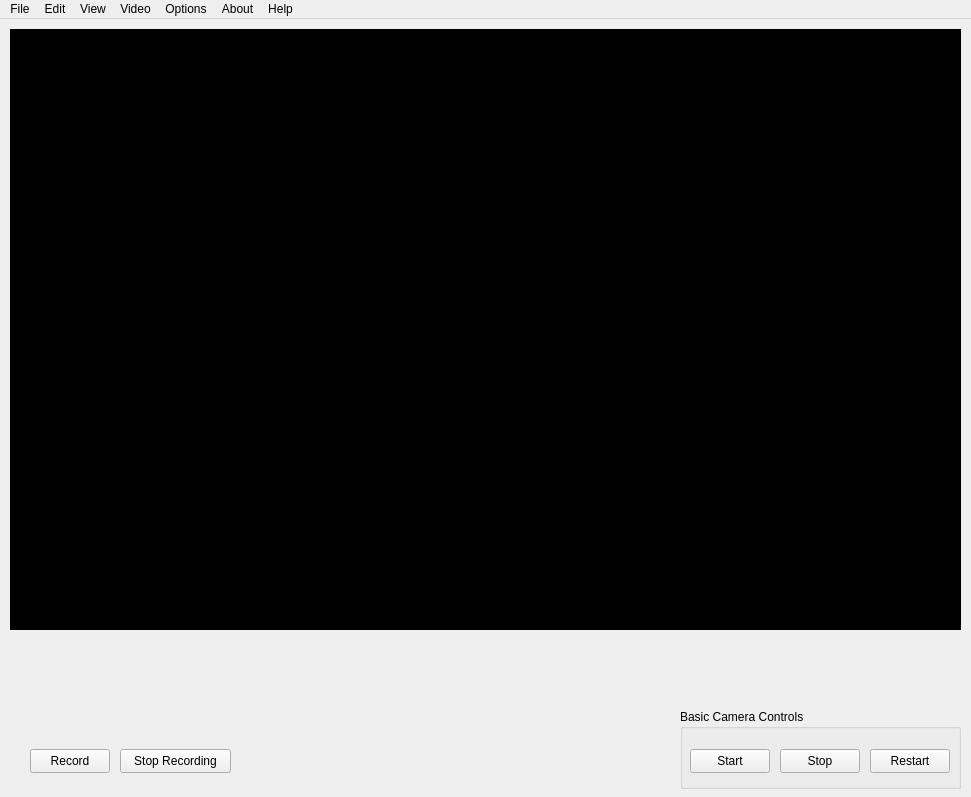
<?xml version="1.0" encoding="UTF-8"?>
<ui version="4.0">
 <class>MainWindowClass</class>
 <widget class="QMainWindow" name="MainWindowClass">
  <property name="geometry">
   <rect>
    <x>0</x>
    <y>0</y>
    <width>971</width>
    <height>797</height>
   </rect>
  </property>
  <property name="windowTitle">
   <string>MainWindow</string>
  </property>
  <widget class="QWidget" name="centralWidget">
   <widget class="QLabel" name="video">
    <property name="geometry">
     <rect>
      <x>10</x>
      <y>10</y>
      <width>951</width>
      <height>601</height>
     </rect>
    </property>
    <property name="styleSheet">
     <string notr="true">background: black;</string>
    </property>
    <property name="text">
     <string/>
    </property>
   </widget>
   <widget class="QGroupBox" name="groupBox">
    <property name="geometry">
     <rect>
      <x>680</x>
      <y>690</y>
      <width>281</width>
      <height>80</height>
     </rect>
    </property>
    <property name="title">
     <string>Basic Camera Controls</string>
    </property>
    <widget class="QPushButton" name="buttonStart">
     <property name="geometry">
      <rect>
       <x>10</x>
       <y>40</y>
       <width>80</width>
       <height>24</height>
      </rect>
     </property>
     <property name="text">
      <string>Start</string>
     </property>
    </widget>
    <widget class="QPushButton" name="buttonStop">
     <property name="geometry">
      <rect>
       <x>100</x>
       <y>40</y>
       <width>80</width>
       <height>24</height>
      </rect>
     </property>
     <property name="text">
      <string>Stop</string>
     </property>
    </widget>
    <widget class="QPushButton" name="buttonRestart">
     <property name="geometry">
      <rect>
       <x>190</x>
       <y>40</y>
       <width>80</width>
       <height>24</height>
      </rect>
     </property>
     <property name="text">
      <string>Restart</string>
     </property>
    </widget>
   </widget>
   <widget class="QPushButton" name="buttonRecord">
    <property name="geometry">
     <rect>
      <x>30</x>
      <y>730</y>
      <width>80</width>
      <height>24</height>
     </rect>
    </property>
    <property name="text">
     <string>Record</string>
    </property>
   </widget>
   <widget class="QPushButton" name="buttonStopRecording">
    <property name="geometry">
     <rect>
      <x>120</x>
      <y>730</y>
      <width>111</width>
      <height>24</height>
     </rect>
    </property>
    <property name="text">
     <string>Stop Recording</string>
    </property>
   </widget>
  </widget>
  <widget class="QMenuBar" name="menuBar">
   <property name="geometry">
    <rect>
     <x>0</x>
     <y>0</y>
     <width>971</width>
     <height>21</height>
    </rect>
   </property>
   <widget class="QMenu" name="menuFile">
    <property name="title">
     <string>File</string>
    </property>
    <addaction name="separator"/>
    <addaction name="actionQuit"/>
    <addaction name="actionRestart"/>
   </widget>
   <widget class="QMenu" name="menuEdit">
    <property name="title">
     <string>Edit</string>
    </property>
   </widget>
   <widget class="QMenu" name="menuOptions">
    <property name="title">
     <string>Options</string>
    </property>
    <addaction name="actionCameraProperties"/>
   </widget>
   <widget class="QMenu" name="menuHelp">
    <property name="title">
     <string>Help</string>
    </property>
    <addaction name="actionQuick_Start_Guide"/>
   </widget>
   <widget class="QMenu" name="menuVideo">
    <property name="title">
     <string>Video</string>
    </property>
    <addaction name="actionRecord"/>
    <addaction name="actionOpen_Output_Directory"/>
   </widget>
   <widget class="QMenu" name="menuView">
    <property name="title">
     <string>View</string>
    </property>
   </widget>
   <widget class="QMenu" name="menuAbout">
    <property name="title">
     <string>About</string>
    </property>
    <addaction name="actionGitHub"/>
    <addaction name="actionCredits"/>
   </widget>
   <addaction name="menuFile"/>
   <addaction name="menuEdit"/>
   <addaction name="menuView"/>
   <addaction name="menuVideo"/>
   <addaction name="menuOptions"/>
   <addaction name="menuAbout"/>
   <addaction name="menuHelp"/>
  </widget>
  <action name="actionQuit">
   <property name="text">
    <string>Quit</string>
   </property>
  </action>
  <action name="actionRestart">
   <property name="text">
    <string>Restart</string>
   </property>
  </action>
  <action name="actionRecord">
   <property name="text">
    <string>Record</string>
   </property>
  </action>
  <action name="actionOpen_Output_Directory">
   <property name="text">
    <string>Open Output Directory</string>
   </property>
  </action>
  <action name="actionGitHub">
   <property name="text">
    <string>GitHub</string>
   </property>
  </action>
  <action name="actionCredits">
   <property name="text">
    <string>Credits</string>
   </property>
  </action>
  <action name="actionQuick_Start_Guide">
   <property name="text">
    <string>Quick Start Guide</string>
   </property>
  </action>
  <action name="actionCameraProperties">
   <property name="text">
    <string>Camera Properties</string>
   </property>
  </action>
 </widget>
 <layoutdefault spacing="6" margin="11"/>
 <resources>
  <include location="../MainWindow.qrc"/>
 </resources>
 <connections/>
</ui>
